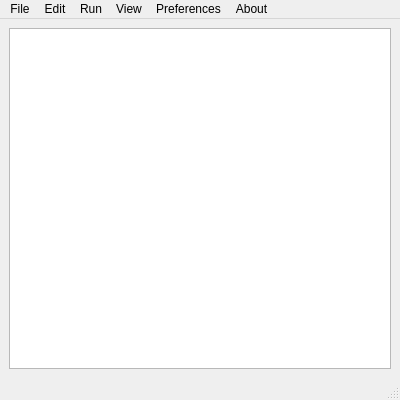
<?xml version="1.0" encoding="UTF-8"?>
<ui version="4.0">
 <class>MainWindow</class>
 <widget class="QMainWindow" name="MainWindow">
  <property name="geometry">
   <rect>
    <x>0</x>
    <y>0</y>
    <width>400</width>
    <height>400</height>
   </rect>
  </property>
  <property name="windowTitle">
   <string>MainWindow</string>
  </property>
  <widget class="QWidget" name="centralwidget">
   <layout class="QHBoxLayout" name="horizontalLayout">
    <item>
     <widget class="QTextEdit" name="textEdit"/>
    </item>
   </layout>
  </widget>
  <widget class="QStatusBar" name="statusbar"/>
  <widget class="QMenuBar" name="menubar">
   <property name="geometry">
    <rect>
     <x>0</x>
     <y>0</y>
     <width>400</width>
     <height>24</height>
    </rect>
   </property>
   <widget class="QMenu" name="menuFile">
    <property name="title">
     <string>File</string>
    </property>
    <addaction name="actionNew"/>
    <addaction name="actionOpen"/>
    <addaction name="separator"/>
    <addaction name="actionSave"/>
    <addaction name="actionSave_as"/>
   </widget>
   <widget class="QMenu" name="menuEdit">
    <property name="title">
     <string>Edit</string>
    </property>
    <addaction name="actionCut"/>
    <addaction name="actionCopy"/>
    <addaction name="actionPaste"/>
    <addaction name="separator"/>
    <addaction name="actionRedo"/>
    <addaction name="actionUndo"/>
   </widget>
   <widget class="QMenu" name="menuAbout">
    <property name="title">
     <string>About</string>
    </property>
    <addaction name="actionThis_Text_Editor"/>
   </widget>
   <widget class="QMenu" name="menuView">
    <property name="title">
     <string>View</string>
    </property>
    <addaction name="actionSearch"/>
   </widget>
   <widget class="QMenu" name="menuPreferences">
    <property name="title">
     <string>Preferences</string>
    </property>
    <addaction name="actionEditKeybinds"/>
    <addaction name="actionEditMacros"/>
    <addaction name="actionEdit_Colorscheme"/>
   </widget>
   <widget class="QMenu" name="menuRun">
    <property name="title">
     <string>Run</string>
    </property>
    <addaction name="actionCommand"/>
   </widget>
   <addaction name="menuFile"/>
   <addaction name="menuEdit"/>
   <addaction name="menuRun"/>
   <addaction name="menuView"/>
   <addaction name="menuPreferences"/>
   <addaction name="menuAbout"/>
  </widget>
  <action name="actionNew">
   <property name="text">
    <string>New</string>
   </property>
  </action>
  <action name="actionOpen">
   <property name="text">
    <string>Open</string>
   </property>
  </action>
  <action name="actionSave">
   <property name="text">
    <string>Save</string>
   </property>
  </action>
  <action name="actionSave_as">
   <property name="text">
    <string>Save as</string>
   </property>
  </action>
  <action name="actionCut">
   <property name="text">
    <string>Cut</string>
   </property>
  </action>
  <action name="actionCopy">
   <property name="text">
    <string>Copy</string>
   </property>
  </action>
  <action name="actionPaste">
   <property name="text">
    <string>Paste</string>
   </property>
  </action>
  <action name="actionRedo">
   <property name="text">
    <string>Redo</string>
   </property>
  </action>
  <action name="actionUndo">
   <property name="text">
    <string>Undo</string>
   </property>
  </action>
  <action name="actionThis_Text_Editor">
   <property name="text">
    <string>This Text Editor</string>
   </property>
  </action>
  <action name="actionSearch">
   <property name="text">
    <string>Search</string>
   </property>
  </action>
  <action name="actionEditKeybinds">
   <property name="text">
    <string>Edit Keybinds</string>
   </property>
  </action>
  <action name="actionEditMacros">
   <property name="text">
    <string>Edit Macros</string>
   </property>
  </action>
  <action name="actionEdit_Colorscheme">
   <property name="text">
    <string>Edit Colorscheme</string>
   </property>
  </action>
  <action name="actionRun">
   <property name="text">
    <string>Run</string>
   </property>
  </action>
  <action name="actionCommand">
   <property name="text">
    <string>Command</string>
   </property>
  </action>
 </widget>
 <resources/>
 <connections/>
</ui>
